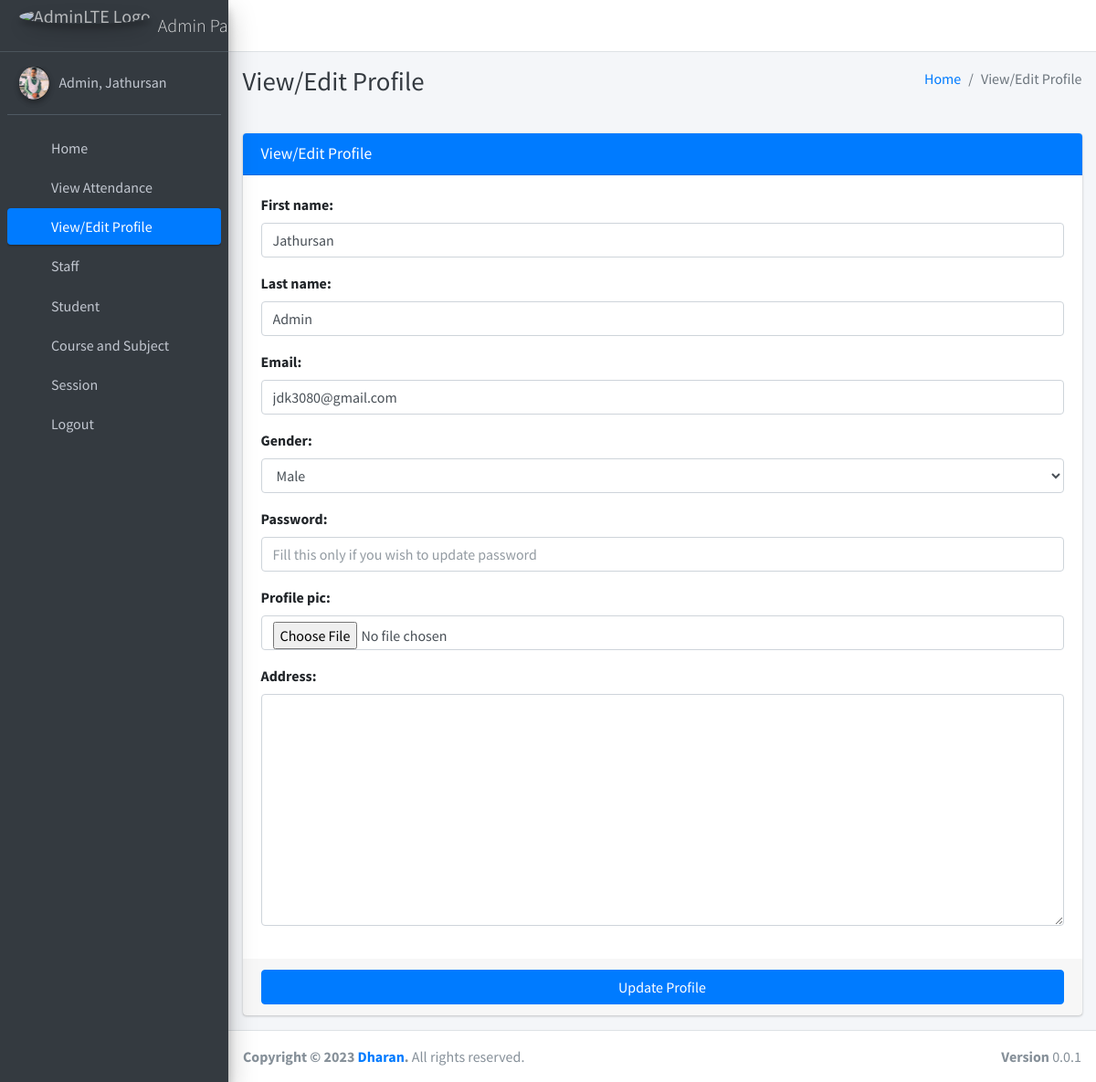
Screenshot of /admin_view_profile (signed in) with the database file from the repository.
### main_app/models.py (models this page shows)
class CustomUser(AbstractUser):
    USER_TYPE = ((1, "HOD"), (2, "Staff"), (3, "Student"))
    GENDER = [("M", "Male"), ("F", "Female")]
    username = None  # Removed username, using email instead
    email = models.EmailField(unique=True)
    user_type = models.CharField(default=1, choices=USER_TYPE, max_length=1)
    gender = models.CharField(max_length=1, choices=GENDER)
    profile_pic = models.ImageField()
    address = models.TextField()
    fcm_token = models.TextField(default="")  # For firebase notifications
    created_at = models.DateTimeField(auto_now_add=True)
    updated_at = models.DateTimeField(auto_now=True)
    USERNAME_FIELD = "email"
    REQUIRED_FIELDS = []
    objects = CustomUserManager()
    def __str__(self):
        return self.last_name + ", " + self.first_name

### main_app/hod_views.py (the view, shortened to what this page needs)
# urls.py: path("admin_view_profile", hod_views.admin_view_profile,
def admin_view_profile(request):
    admin = get_object_or_404(Admin, admin=request.user)
    form = AdminForm(request.POST or None, request.FILES or None,
                     instance=admin)
    context = {'form': form,
               'page_title': 'View/Edit Profile'
               }
    return render(request, "hod_template/admin_view_profile.html", context)

### main_app/forms.py
class AdminForm(CustomUserForm):
    def __init__(self, *args, **kwargs):
        super(AdminForm, self).__init__(*args, **kwargs)
    class Meta(CustomUserForm.Meta):
        model = Admin
        fields = CustomUserForm.Meta.fields

### main_app/templates/hod_template/admin_view_profile.html (shortened to what this page needs)
{% extends 'main_app/base.html' %}
{% load static %}
{% block page_title %}{{page_title}}{% endblock page_title %}
{% block content %}
<section class="content">
    <div class="container-fluid">
        <div class="row">
            <div class="col-md-12">
                <div class="card card-primary">
                    <div class="card-header">
                        <h3 class="card-title">{{page_title}}</h3>
                    </div>
                    {% include "main_app/form_template.html" with messages=messages  form=form button_text="Update Profile"%}
                </div>
            </div>
        </div>
    </div>
</section>
{% endblock content %}

### main_app/templates/main_app/sidebar_template.html (shortened to what this page needs)
{% load static %}
<aside class="main-sidebar sidebar-dark-primary elevation-4">
{% if request.user.user_type == '1' %}
    <a href="{% url 'admin_home' %}" class="brand-link">
        <img src="{% static 'dist/img/AdminLTELogo.png' %} " alt="AdminLTE Logo"
            class="brand-image img-circle elevation-3" style="opacity: .8">
        <span class="brand-text font-weight-light">Admin Panel</span>
    </a>
    <div class="sidebar">
        <div class="user-panel mt-3 pb-3 mb-3 d-flex">
            <div class="image">
                <img src="{{ request.user.profile_pic}}" class="img-circle elevation-2" alt="User Image">
            </div>
            <div class="info">
                <a href="#" class="d-block">{{user}}</a>
            </div>
        </div>
        <nav class="mt-2">
            <ul class="nav nav-pills nav-sidebar flex-column" data-widget="treeview" role="menu" data-accordion="false">
                <li class="nav-item">
                    {% url 'admin_home' as admin_home %}
                    <a href="{{admin_home}}" class="nav-link {% if admin_home == request.path %} active {% endif %}">
                        <i class="nav-icon fas fa-th"></i>
                        <p>
                            Home
                        </p>
                    </a>
                </li>
                <li class="nav-item">
                    {% url 'admin_view_attendance' as admin_view_attendance %}
                <li class="nav-item">
                    <a href="{{admin_view_attendance}}"
                        class="nav-link  {% if admin_view_attendance == request.path %} active {% endif %}">
                        <i class="nav-icon fas fa-th"></i>
                        <p>
                            View Attendance
                        </p>
                    </a>
                </li>
                <li class="nav-item">
                    {% url 'admin_view_profile' as admin_view_profile %}
                    <a href="{{admin_view_profile}}"
                        class="nav-link {% if admin_view_profile == request.path %} active {% endif %}">
                        <i class="nav-icon fas fa-th"></i>
                        <p>
                            View/Edit Profile
                        </p>
                    </a>
                </li>
                <li class="nav-item has-treeview">
                    <a href="#" class="nav-link">
                        <i class="nav-icon fas fa-th"></i>
                        <p>
                            Staff
                            <i class="right fas fa-angle-right"></i>
                        </p>
                    </a>
                </li>
                <li class="nav-item has-treeview">
                    <a href="#" class="nav-link">
                        <i class="nav-icon fas fa-th"></i>
                        <p>
                            Student
                            <i class="right fas fa-angle-right"></i>
                        </p>
                    </a>
                </li>
                <li class="nav-item has-treeview">
                    <a href="#" class="nav-link">
                        <i class="nav-icon fas fa-th"></i>
                        <p>
                            Course and Subject
                            <i class="right fas fa-angle-right"></i>
                        </p>
                    </a>
                </li>
                <li class="nav-item has-treeview">
                    <a href="#" class="nav-link">
                        <i class="nav-icon fas fa-th"></i>
                        <p>
                            Session
                            <i class="right fas fa-angle-right"></i>
                        </p>
                    </a>
                </li>
{% endif %}
<li class="nav-item">
    <a href="{% url 'user_logout' %}" onclick="return confirm('Your session would be terminated.\n\nProceed?')" class="nav-link">
        <i class="nav-icon fas fa-th"></i>
        <p>
            Logout
        </p>
    </a>
</li>
</ul>
</nav>
</div>
</aside>

### rows the page displays
CustomUser: user.profile_pic (picture), last_name+first_name "Admin, Jathursan"

### other values shown
{{ page_title }} "View/Edit Profile"
{{ field.label_tag }} "First name:" "Last name:" "Email:" "Gender:" "Password:" "Profile pic:" "Address:"
{{ button_text }} "Update Profile"
